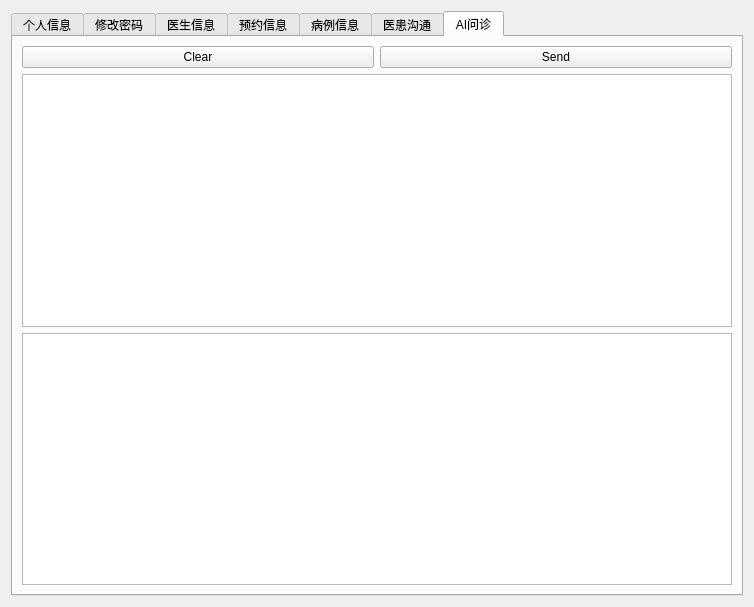
<?xml version="1.0" encoding="UTF-8"?>
<ui version="4.0">
 <class>MainWindow</class>
 <widget class="QWidget" name="MainWindow">
  <property name="geometry">
   <rect>
    <x>0</x>
    <y>0</y>
    <width>754</width>
    <height>607</height>
   </rect>
  </property>
  <property name="windowTitle">
   <string>Form</string>
  </property>
  <layout class="QGridLayout" name="gridLayout">
   <item row="1" column="0">
    <widget class="QTabWidget" name="Tabs">
     <property name="whatsThis">
      <string>&lt;html&gt;&lt;head/&gt;&lt;body&gt;&lt;p&gt;&lt;br/&gt;&lt;/p&gt;&lt;/body&gt;&lt;/html&gt;</string>
     </property>
     <property name="currentIndex">
      <number>6</number>
     </property>
     <widget class="QWidget" name="tab">
      <attribute name="title">
       <string>个人信息</string>
      </attribute>
      <layout class="QGridLayout" name="gridLayout_2">
       <item row="1" column="0">
        <widget class="QLabel" name="label_2">
         <property name="text">
          <string>身份证</string>
         </property>
        </widget>
       </item>
       <item row="3" column="1">
        <widget class="QLineEdit" name="email"/>
       </item>
       <item row="7" column="0" colspan="2">
        <widget class="QPushButton" name="changeinfoBtn">
         <property name="text">
          <string>提交修改</string>
         </property>
        </widget>
       </item>
       <item row="5" column="1">
        <widget class="QLineEdit" name="emgcy"/>
       </item>
       <item row="1" column="1">
        <widget class="QLineEdit" name="idCard"/>
       </item>
       <item row="6" column="0">
        <widget class="QLabel" name="label_8">
         <property name="text">
          <string>生日</string>
         </property>
        </widget>
       </item>
       <item row="5" column="0">
        <widget class="QLabel" name="label_7">
         <property name="text">
          <string>紧急联系人</string>
         </property>
        </widget>
       </item>
       <item row="2" column="1">
        <widget class="QComboBox" name="gender">
         <item>
          <property name="text">
           <string>男</string>
          </property>
         </item>
         <item>
          <property name="text">
           <string>女</string>
          </property>
         </item>
        </widget>
       </item>
       <item row="0" column="1">
        <widget class="QLineEdit" name="name"/>
       </item>
       <item row="4" column="0">
        <widget class="QLabel" name="label_6">
         <property name="text">
          <string>手机号</string>
         </property>
        </widget>
       </item>
       <item row="4" column="1">
        <widget class="QLineEdit" name="phone"/>
       </item>
       <item row="0" column="0">
        <widget class="QLabel" name="label">
         <property name="text">
          <string>姓名</string>
         </property>
        </widget>
       </item>
       <item row="2" column="0">
        <widget class="QLabel" name="label_3">
         <property name="text">
          <string>性别</string>
         </property>
        </widget>
       </item>
       <item row="3" column="0">
        <widget class="QLabel" name="label_4">
         <property name="text">
          <string>邮箱</string>
         </property>
        </widget>
       </item>
       <item row="6" column="1">
        <widget class="QDateEdit" name="birthday"/>
       </item>
      </layout>
     </widget>
     <widget class="QWidget" name="tab_2">
      <attribute name="title">
       <string>修改密码</string>
      </attribute>
      <layout class="QGridLayout" name="gridLayout_3">
       <item row="0" column="0">
        <widget class="QLabel" name="label_5">
         <property name="text">
          <string>新密码</string>
         </property>
        </widget>
       </item>
       <item row="0" column="1">
        <widget class="QLineEdit" name="newpass"/>
       </item>
       <item row="1" column="0">
        <widget class="QLabel" name="label_9">
         <property name="text">
          <string>旧密码</string>
         </property>
        </widget>
       </item>
       <item row="1" column="1">
        <widget class="QLineEdit" name="oldpass"/>
       </item>
       <item row="2" column="0" colspan="2">
        <widget class="QPushButton" name="updPassBtn">
         <property name="text">
          <string>确认修改密码</string>
         </property>
        </widget>
       </item>
      </layout>
     </widget>
     <widget class="QWidget" name="tab_3">
      <attribute name="title">
       <string>医生信息</string>
      </attribute>
      <layout class="QGridLayout" name="gridLayout_4">
       <item row="0" column="2" colspan="2">
        <widget class="QPushButton" name="docInfoCheck">
         <property name="text">
          <string>查询</string>
         </property>
        </widget>
       </item>
       <item row="1" column="1">
        <widget class="QLabel" name="label_12">
         <property name="text">
          <string>医生姓名</string>
         </property>
        </widget>
       </item>
       <item row="0" column="0" colspan="2">
        <widget class="QComboBox" name="docInfoCOffice"/>
       </item>
       <item row="1" column="0">
        <widget class="QLabel" name="label_10">
         <property name="text">
          <string>医生编号</string>
         </property>
        </widget>
       </item>
       <item row="2" column="0" colspan="4">
        <widget class="QScrollArea" name="docInfoScreen">
         <property name="widgetResizable">
          <bool>true</bool>
         </property>
         <widget class="QWidget" name="scrollAreaWidgetContents">
          <property name="geometry">
           <rect>
            <x>0</x>
            <y>0</y>
            <width>712</width>
            <height>497</height>
           </rect>
          </property>
         </widget>
        </widget>
       </item>
       <item row="1" column="2">
        <widget class="QLabel" name="label_11">
         <property name="text">
          <string>科室</string>
         </property>
        </widget>
       </item>
      </layout>
     </widget>
     <widget class="QWidget" name="tab_4">
      <attribute name="title">
       <string>预约信息</string>
      </attribute>
      <layout class="QGridLayout" name="gridLayout_5">
       <item row="0" column="0">
        <widget class="QComboBox" name="appListComboBox"/>
       </item>
       <item row="0" column="3" colspan="2">
        <widget class="QPushButton" name="appListCheck">
         <property name="text">
          <string>查询</string>
         </property>
        </widget>
       </item>
       <item row="1" column="0">
        <widget class="QLabel" name="label_13">
         <property name="text">
          <string>医生姓名</string>
         </property>
        </widget>
       </item>
       <item row="1" column="1">
        <widget class="QLabel" name="label_14">
         <property name="text">
          <string>医生编号</string>
         </property>
        </widget>
       </item>
       <item row="1" column="2">
        <widget class="QLabel" name="label_15">
         <property name="text">
          <string>预约时间</string>
         </property>
        </widget>
       </item>
       <item row="1" column="3">
        <widget class="QLabel" name="label_16">
         <property name="text">
          <string>状态</string>
         </property>
        </widget>
       </item>
       <item row="2" column="0" colspan="5">
        <widget class="QScrollArea" name="appListScreen">
         <property name="widgetResizable">
          <bool>true</bool>
         </property>
         <widget class="QWidget" name="scrollAreaWidgetContents_2">
          <property name="geometry">
           <rect>
            <x>0</x>
            <y>0</y>
            <width>712</width>
            <height>496</height>
           </rect>
          </property>
         </widget>
        </widget>
       </item>
       <item row="0" column="2">
        <widget class="QDateEdit" name="appListDate"/>
       </item>
       <item row="0" column="1">
        <widget class="QComboBox" name="appTimeComboBox">
         <item>
          <property name="text">
           <string>所有时间</string>
          </property>
         </item>
         <item>
          <property name="text">
           <string>具体时间</string>
          </property>
         </item>
        </widget>
       </item>
      </layout>
     </widget>
     <widget class="QWidget" name="tab_5">
      <attribute name="title">
       <string>病例信息</string>
      </attribute>
      <layout class="QGridLayout" name="gridLayout_6">
       <item row="0" column="0">
        <widget class="QComboBox" name="caseComboBox">
         <item>
          <property name="text">
           <string>所有时间</string>
          </property>
         </item>
         <item>
          <property name="text">
           <string>具体时间</string>
          </property>
         </item>
        </widget>
       </item>
       <item row="0" column="1">
        <widget class="QDateEdit" name="caseDateTime"/>
       </item>
       <item row="0" column="2">
        <widget class="QPushButton" name="caseCheckBtn">
         <property name="text">
          <string>查询</string>
         </property>
        </widget>
       </item>
       <item row="1" column="0">
        <widget class="QLabel" name="label_17">
         <property name="text">
          <string>病例号</string>
         </property>
        </widget>
       </item>
       <item row="1" column="1">
        <widget class="QLabel" name="label_18">
         <property name="text">
          <string>看诊时间</string>
         </property>
        </widget>
       </item>
       <item row="2" column="0" colspan="3">
        <widget class="QScrollArea" name="caseScreen">
         <property name="widgetResizable">
          <bool>true</bool>
         </property>
         <widget class="QWidget" name="scrollAreaWidgetContents_3">
          <property name="geometry">
           <rect>
            <x>0</x>
            <y>0</y>
            <width>712</width>
            <height>496</height>
           </rect>
          </property>
         </widget>
        </widget>
       </item>
      </layout>
     </widget>
     <widget class="QWidget" name="tab_6">
      <attribute name="title">
       <string>医患沟通</string>
      </attribute>
      <layout class="QGridLayout" name="gridLayout_7">
       <item row="0" column="4">
        <widget class="QPushButton" name="topicCheckBtn">
         <property name="text">
          <string>查询</string>
         </property>
        </widget>
       </item>
       <item row="1" column="0">
        <widget class="QLabel" name="label_20">
         <property name="text">
          <string>话题Id</string>
         </property>
        </widget>
       </item>
       <item row="0" column="3">
        <widget class="QComboBox" name="topicComboBox">
         <item>
          <property name="text">
           <string>按话题Id排序</string>
          </property>
         </item>
         <item>
          <property name="text">
           <string>按时间排序</string>
          </property>
         </item>
        </widget>
       </item>
       <item row="2" column="0" colspan="5">
        <widget class="QScrollArea" name="topicScreen">
         <property name="widgetResizable">
          <bool>true</bool>
         </property>
         <widget class="QWidget" name="scrollAreaWidgetContents_4">
          <property name="geometry">
           <rect>
            <x>0</x>
            <y>0</y>
            <width>712</width>
            <height>497</height>
           </rect>
          </property>
         </widget>
        </widget>
       </item>
       <item row="0" column="1" colspan="2">
        <widget class="QLineEdit" name="topicEnter"/>
       </item>
       <item row="0" column="0">
        <widget class="QLabel" name="label_19">
         <property name="text">
          <string>话题Id</string>
         </property>
        </widget>
       </item>
       <item row="1" column="2">
        <widget class="QLabel" name="label_21">
         <property name="text">
          <string>最近发送时间</string>
         </property>
        </widget>
       </item>
      </layout>
     </widget>
     <widget class="QWidget" name="tab_7">
      <attribute name="title">
       <string>AI问诊</string>
      </attribute>
      <layout class="QGridLayout" name="gridLayout_8">
       <item row="0" column="0">
        <widget class="QPushButton" name="aiClearBtn">
         <property name="text">
          <string>Clear</string>
         </property>
        </widget>
       </item>
       <item row="0" column="1">
        <widget class="QPushButton" name="aiSendBtn">
         <property name="text">
          <string>Send</string>
         </property>
        </widget>
       </item>
       <item row="1" column="0" colspan="2">
        <widget class="QTextEdit" name="aiSend"/>
       </item>
       <item row="2" column="0" colspan="2">
        <widget class="QTextBrowser" name="aiRecieve"/>
       </item>
      </layout>
     </widget>
    </widget>
   </item>
  </layout>
 </widget>
 <resources/>
 <connections/>
</ui>
